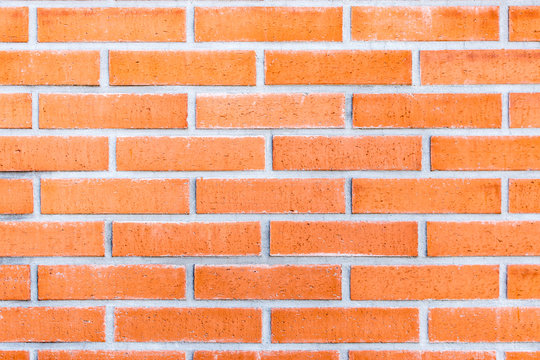
#> input picture computer vision/imagenes/ladrillos.jpg, 540 x 360 px, found by its file name
$ python blur2.py
#> lines starting #> are read from the running program, lines starting #| are printed output that depends on the picture; after the words box and inside, x2 and y2 are one past the last pixel; in counts of white or black regions, pixels touching at a corner belong together
from pathlib import Path

import cv2
import matplotlib.pyplot as plt

ruta = Path(__file__).parent / "computer vision" / "imagenes" / "ladrillos.jpg"
img = cv2.imread(str(ruta))
#> img is the input picture: shape (360, 540, 3); mean B, G, R 124.8, 164.8, 238

if img is None:
    raise FileNotFoundError(f"No se pudo cargar la imagen: {ruta}")

img = cv2.cvtColor(img, cv2.COLOR_BGR2RGB)

img_blur = cv2.blur(img, (5, 5))
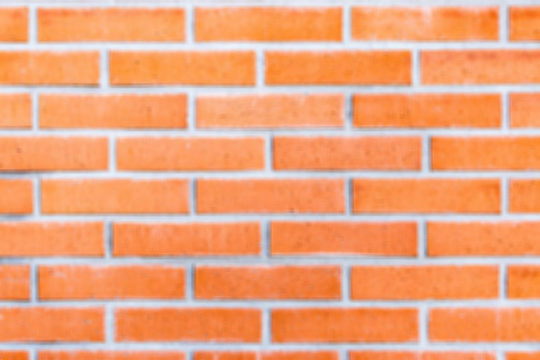
#> img_blur: shape (360, 540, 3); mean R, G, B 238.1, 164.8, 124.8

cv2.putText(
    img_blur,
    text="Hola",
    org=(20, 350),
    fontFace=cv2.FONT_ITALIC   ,
    fontScale=7,
    color=(255, 0, 0),
    thickness=5,

)
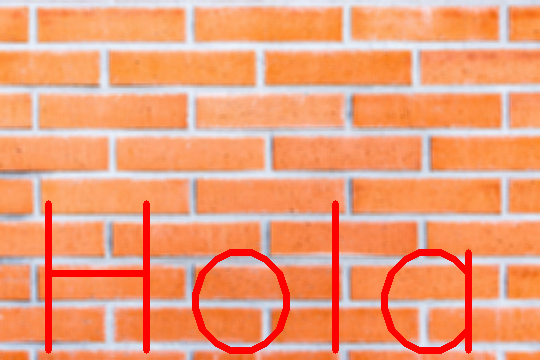
#> img_blur: shape (360, 540, 3); 4.2% of pixels changed, all inside (x1, y1, x2, y2) = (45, 200, 472, 354)


plt.imshow(img)
plt.axis("off")
plt.show()

plt.imshow(img_blur)
plt.axis("off")
plt.show()

$ run again, with computer vision/imagenes/perro.jpg copied over computer vision/imagenes/ladrillos.jpg
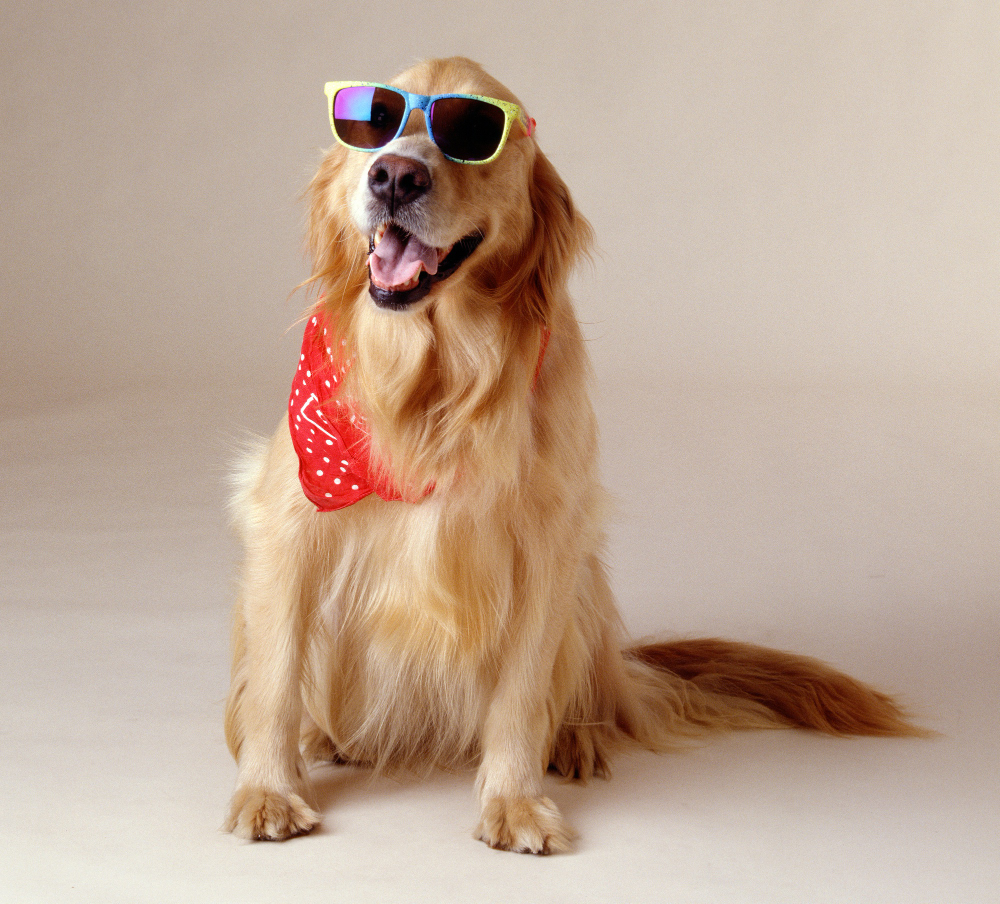
#> input picture computer vision/imagenes/perro.jpg, 1000 x 904 px, found by its file name
#> img is the input picture: shape (904, 1000, 3); mean B, G, R 150.1, 167.6, 191.4
#> `cv2.putText( img_blur, text="Hola", org=(20, 350), fontFace=cv2.FONT_I..`:
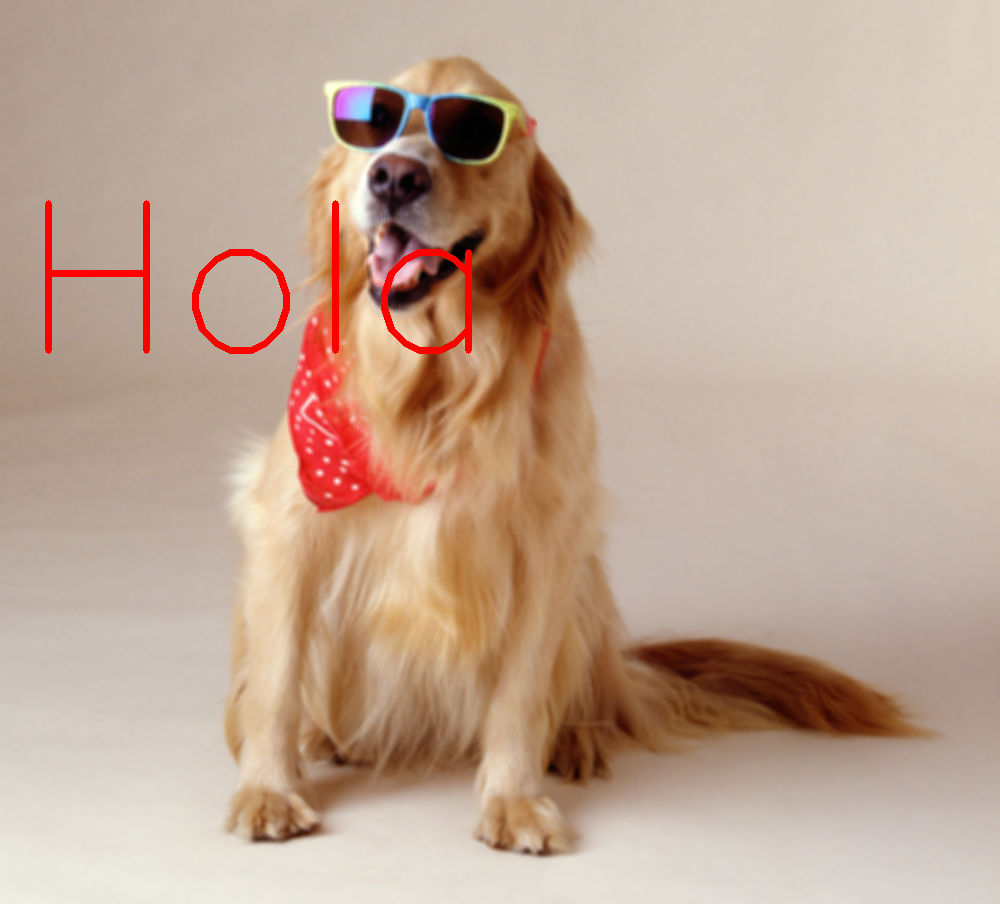
#> img_blur: shape (904, 1000, 3); mean R, G, B 192.1, 166.3, 148.9
